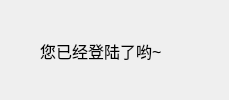
<?xml version="1.0" encoding="UTF-8"?>
<ui version="4.0">
 <class>Dialog</class>
 <widget class="QDialog" name="Dialog">
  <property name="geometry">
   <rect>
    <x>0</x>
    <y>0</y>
    <width>229</width>
    <height>100</height>
   </rect>
  </property>
  <property name="windowTitle">
   <string>哔哩哔哩视频下载器 Beta v0.1 作者：菠萝小西瓜  φ(゜▽゜*)♪</string>
  </property>
  <property name="windowIcon">
   <iconset resource="image.qrc">
    <normaloff>:/ico/favicon.ico</normaloff>:/ico/favicon.ico</iconset>
  </property>
  <widget class="QLabel" name="label">
   <property name="geometry">
    <rect>
     <x>40</x>
     <y>20</y>
     <width>181</width>
     <height>61</height>
    </rect>
   </property>
   <property name="font">
    <font>
     <pointsize>12</pointsize>
    </font>
   </property>
   <property name="text">
    <string>您已经登陆了哟~</string>
   </property>
  </widget>
 </widget>
 <resources>
  <include location="image.qrc"/>
 </resources>
 <connections/>
</ui>
